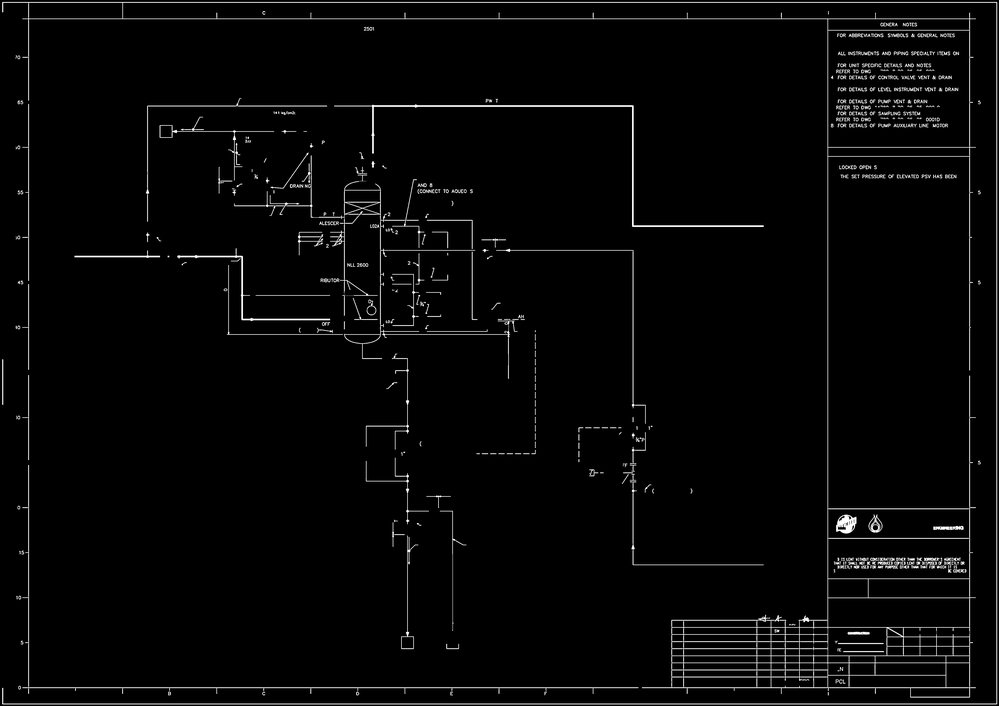
#> input picture autoresearch/tmp_eval/Test-00003/stage5_pipe_mask.png, 999 x 706 px, shrunk from 4963 x 3509 before the run, found by its file name
$ python coverage_audit.py --out-dir out
#> lines starting #> are read from the running program, lines starting #| are printed output that depends on the picture
#!/usr/bin/env python
"""Pipe-coverage audit for a Stage 5b run.

Reports how much pipe mask ink NO walk covers, split into what actually matters:

  * **pipe-like uncovered** — elongated components, >= 60px long, excluding the
    sheet frame/border. These are candidate MISSING LINES.
  * **frame/other** — the border, hatching, and small blobs. Not pipe.

Why this exists: a walk count and a terminal-type histogram can both be identical
while whole pipe branches go unvisited. On sheets 0003 and 0007 two PSV legs were
100% uncovered with no change in any count. The naive headline ("85% of mask ink
uncovered") is also misleading — one component spanning the sheet is the drawing
frame. This tool separates the two so the number means something.

Usage:
    python -m garnet.stage5b.coverage_audit --out-dir output/stage5b_14780-8120-25-25-0003_ocr
    python -m garnet.stage5b.coverage_audit --out-dir <dir> --top 20 --json report.json
"""

from __future__ import annotations

import argparse
import json
import sys
from pathlib import Path

import cv2
import numpy as np

DEFAULT_MIN_AREA = 200
DEFAULT_MIN_LENGTH = 60
DEFAULT_MIN_ELONGATION = 3.0
FRAME_SPAN_FRACTION = 0.8


def load_walks(out_dir: Path) -> dict[str, dict]:
    """Every walk from both artifacts, keyed by id."""
    walks: dict[str, dict] = {}
    t = out_dir / "stage5b_trace_results.json"
    if t.is_file():
        walks.update(json.loads(t.read_text()))
    b = out_dir / "stage5b_branch_trace_results.json"
    if b.is_file():
        walks.update(json.loads(b.read_text()).get("branches") or {})
    return walks


def audit(
    out_dir: Path,
    min_area: int = DEFAULT_MIN_AREA,
    min_length: int = DEFAULT_MIN_LENGTH,
    min_elongation: float = DEFAULT_MIN_ELONGATION,
    halo_px: int = 7,
) -> dict:
    """Measure uncovered mask ink and characterise its shape.

    `halo_px` is the half-width painted for each walk segment. A walk follows the
    ~2px centreline, so a stroke without a halo would leave the drawn line's own
    edges "uncovered" and overstate the gap. 7 matches the renderers.
    """
#> called with min_area = 200, min_length = 60, min_elongation = 3, halo_px = 7
    mask_path = out_dir / "stage5_pipe_mask.png"
    mask = cv2.imread(str(mask_path), cv2.IMREAD_GRAYSCALE)
#> mask is the input picture: shape (706, 999); min 0, max 255, mean 6.6
    if mask is None:
        raise FileNotFoundError(f"cannot read {mask_path}")
    mask = mask > 0
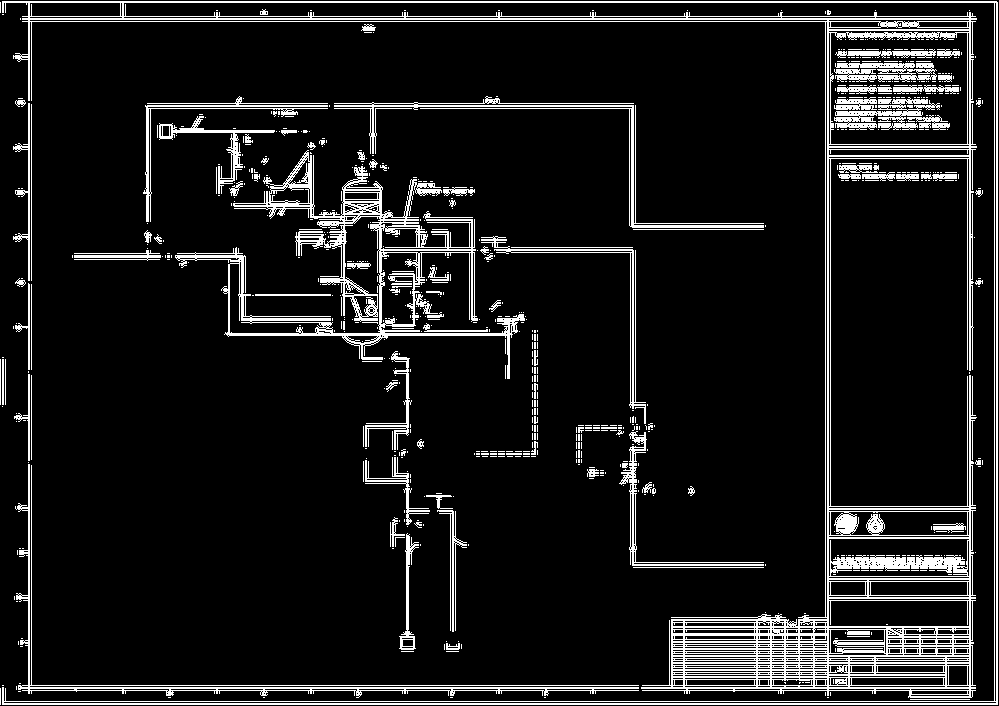
#> mask: shape (706, 999) bool; 10.2% white in thin lines or dots
    h, w = mask.shape
#> h = 706; w = 999

    cov = np.zeros_like(mask, dtype=np.uint8)
    walks = load_walks(out_dir)
    n_segments = 0
    for walk in walks.values():
        for seg in walk.get("segments") or []:
            cv2.line(cov, (int(seg["x1"]), int(seg["y1"])),
                     (int(seg["x2"]), int(seg["y2"])), 1, halo_px * 2 + 1)
            n_segments += 1
#> cov: shape (706, 999); every value is 0
#> after the loop, n_segments = 0
    covered = cov.astype(bool)

    uncovered = np.logical_and(mask, np.logical_not(covered)).astype(np.uint8)
    n_lab, labels, stats, _ = cv2.connectedComponentsWithStats(uncovered, connectivity=8)
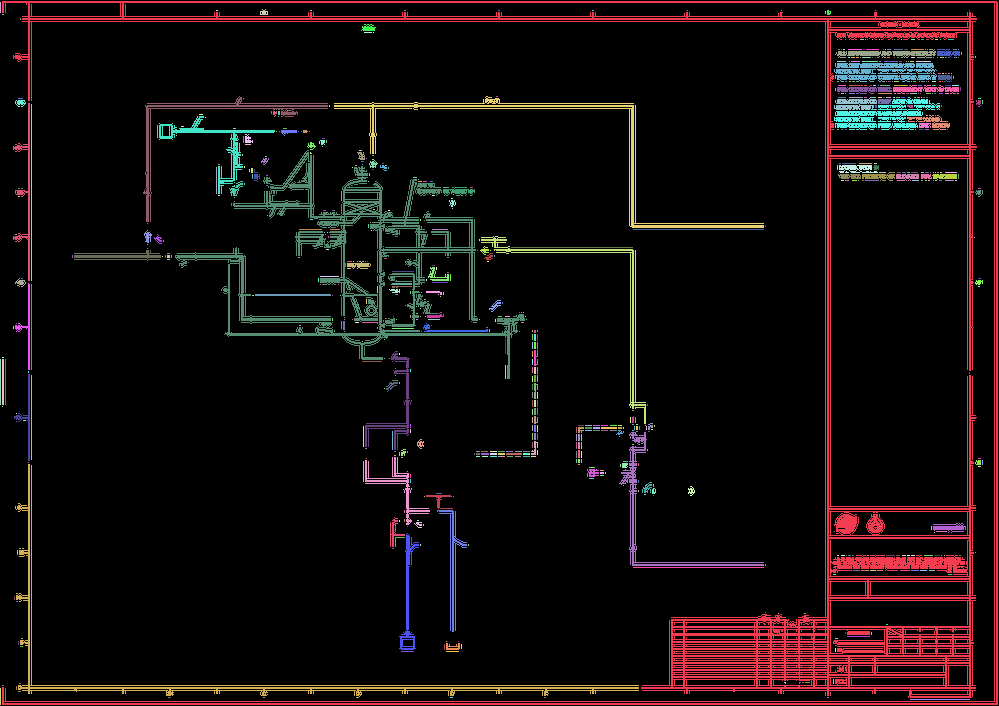
#> labels: shape (706, 999) int32; 739 distinct labels, from 0 to 738; one colour per label, 0 black
#> n_lab = 739; stats = 739 rows, first 6: [0, 0, 999, 706, 633614], [2, 1, 996, 704, 34692], [0, 2, 1, 11, 11], [260, 9, 8, 6, 32], [216, 10, 2, 1, 2], [310, 10, 2, 1, 2]

    pipe_like: list[dict] = []
    frame_px = 0
    small_px = 0
    for i in range(1, n_lab):
        area = int(stats[i, cv2.CC_STAT_AREA])
        x = int(stats[i, cv2.CC_STAT_LEFT])
        y = int(stats[i, cv2.CC_STAT_TOP])
        bw = int(stats[i, cv2.CC_STAT_WIDTH])
        bh = int(stats[i, cv2.CC_STAT_HEIGHT])
        if bw > FRAME_SPAN_FRACTION * w or bh > FRAME_SPAN_FRACTION * h:
            frame_px += area
            continue
        elong = max(bw, bh) / max(1, min(bw, bh))
        if area >= min_area and max(bw, bh) >= min_length and elong >= min_elongation:
            pipe_like.append({"area": area, "bbox": [x, y, x + bw, y + bh],
                              "size": [bw, bh], "elongation": round(elong, 1)})
        else:
            small_px += area
#> this loop made 738 passes
#> (area, x, y, bw, bh, elong, small_px) on passes 3, 17, 51, 90: (32, 260, 9, 8, 6, 1.33, 43), (69, 361, 24, 15, 7, 2.14, 149), (121, 937, 49, 23, 9, 2.56, 380), (75, 938, 75, 14, 7, 2, 593)
#> (area, x, y, bw, bh, frame_px) on pass 1: (34692, 2, 1, 996, 704, 34692)

    pipe_like.sort(key=lambda p: -p["area"])
    mask_px = int(mask.sum())
    total_unc = int(uncovered.sum())
    return {
        "out_dir": str(out_dir),
        "image_size": [w, h],
        "walks": len(walks),
        "segments": n_segments,
        "mask_px": mask_px,
        "uncovered_px": total_unc,
        "uncovered_pct": round(100 * total_unc / max(mask_px, 1), 2),
        "pipe_like_uncovered_px": sum(p["area"] for p in pipe_like),
        "pipe_like_pct_of_mask": round(
            100 * sum(p["area"] for p in pipe_like) / max(mask_px, 1), 2),
        "frame_uncovered_px": frame_px,
        "small_uncovered_px": small_px,
        "pipe_like_components": len(pipe_like),
        "candidates": pipe_like,
        "thresholds": {"min_area": min_area, "min_length": min_length,
                       "min_elongation": min_elongation, "halo_px": halo_px},
    }


def main(argv: list[str] | None = None) -> int:
    p = argparse.ArgumentParser(description="Audit uncovered pipe in a Stage 5b run.")
    p.add_argument("--out-dir", required=True)
    p.add_argument("--top", type=int, default=10)
    p.add_argument("--json", default=None, help="Write the full report here.")
    args = p.parse_args(argv)

    r = audit(Path(args.out_dir))
    print(f"{r['out_dir']}")
#| out
    print(f"  walks {r['walks']}  segments {r['segments']}  image {r['image_size'][0]}x{r['image_size'][1]}")
#|   walks 0  segments 0  image 999x706
    print(f"  mask ink            {r['mask_px']:>11,} px")
#|   mask ink                 71,680 px
    print(f"  uncovered (any)     {r['uncovered_px']:>11,} px  ({r['uncovered_pct']}%)")
#|   uncovered (any)          71,680 px  (100.0%)
    print(f"    of which frame    {r['frame_uncovered_px']:>11,} px  <- border/hatching, not pipe")
#|     of which frame         34,692 px  <- border/hatching, not pipe
    print(f"    of which small    {r['small_uncovered_px']:>11,} px  <- specks below threshold")
#|     of which small         28,307 px  <- specks below threshold
    print(f"    PIPE-LIKE         {r['pipe_like_uncovered_px']:>11,} px  "
          f"({r['pipe_like_pct_of_mask']}% of mask) in {r['pipe_like_components']} components")
#|     PIPE-LIKE               8,681 px  (12.11% of mask) in 11 components
    if r["candidates"]:
        print(f"\n  largest {min(args.top, len(r['candidates']))} candidate MISSING LINES:")
#|   largest 10 candidate MISSING LINES:
        for c in r["candidates"][:args.top]:
            b = c["bbox"]
            print(f"    area={c['area']:6d}  bbox=({b[0]},{b[1]})-({b[2]},{b[3]})  "
                  f"{c['size'][0]}x{c['size'][1]}  elong={c['elongation']}")
#> this loop made 10 passes
#|     area=  2571  bbox=(334,96)-(764,228)  430x132  elong=3.3
#|     area=  1441  bbox=(834,97)-(940,130)  106x33  elong=3.2
#|     area=  1297  bbox=(834,63)-(937,82)  103x19  elong=5.4
#|     area=   570  bbox=(437,510)-(467,632)  30x122  elong=4.1
#|     area=   547  bbox=(399,533)-(419,650)  20x117  elong=5.8
#|     area=   539  bbox=(13,103)-(30,281)  17x178  elong=10.5
#|     area=   492  bbox=(835,49)-(936,58)  101x9  elong=11.2
#|     area=   448  bbox=(74,250)-(161,261)  87x11  elong=7.9
#> (further printed lines are left out)
    if args.json:
        Path(args.json).write_text(json.dumps(r, indent=2))
        print(f"\n  wrote {args.json}")
    return 0


if __name__ == "__main__":
    raise SystemExit(main())
#> (the program exits here)
